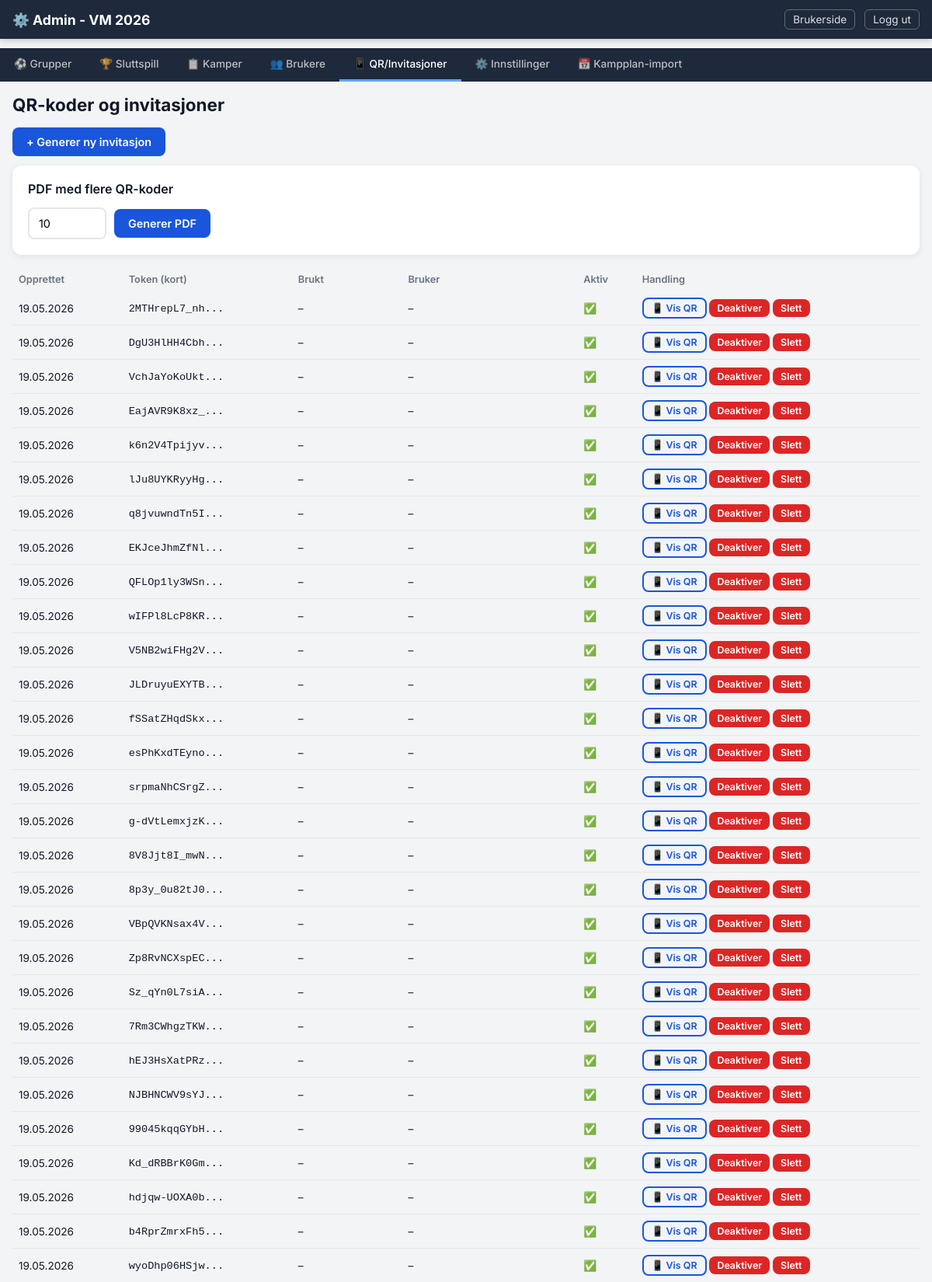
/admin/tab/qr (signed in, upper part), run on the app's committed database.
### models.py (models this page shows)
class InviteToken(db.Model):
    __tablename__ = "invite_tokens"
    id = db.Column(db.Integer, primary_key=True)
    token = db.Column(db.String(64), unique=True, nullable=False)
    created_at = db.Column(db.DateTime, default=now_utc)
    used_at = db.Column(db.DateTime, nullable=True)
    used_by_user_id = db.Column(db.Integer, db.ForeignKey("users.id"), nullable=True)
    is_active = db.Column(db.Boolean, default=True)
    used_by_user = db.relationship("User", foreign_keys=[used_by_user_id])

### routes_admin.py (the view, shortened to what this page needs)
@admin_bp.route("/tab/<tab>")
def tab(tab):
    if not admin_required():
        return redirect(url_for("admin.login"))
    groups = Group.query.order_by(Group.name).all()
    teams = Team.query.order_by(Team.name).all()
    group_matches = Match.query.filter_by(phase="group").order_by(Match.match_number).all()
    knockout_matches = Match.query.filter_by(phase="knockout").order_by(Match.match_number).all()
    all_matches = Match.query.order_by(Match.match_number).all()
    users = User.query.order_by(User.created_at.desc()).all()
    invite_tokens = InviteToken.query.order_by(InviteToken.created_at.desc()).all()
    standings_by_group = {}
    for group in groups:
        st = GroupStanding.query.filter_by(group_id=group.id).all()
        if st:
            standings_by_group[group.id] = sorted(st, key=lambda s: s.rank or 99)
    comp_settings = {s.key: s.value for s in CompetitionSetting.query.all()}
    score_settings = {s.key: s.value for s in ScoreSetting.query.all()}
    prize_summary = get_prize_pool_summary()
    scoreboard = get_scoreboard()
    return render_template("admin.html",
        active_tab=tab,
        groups=groups,
        teams=teams,
        group_matches=group_matches,
        knockout_matches=knockout_matches,
        all_matches=all_matches,
        users=users,
        invite_tokens=invite_tokens,
        standings_by_group=standings_by_group,
        comp_settings=comp_settings,
        prize_summary=prize_summary,
        score_settings=score_settings,
        default_scores=DEFAULT_SCORES,
        scoreboard=scoreboard,
    )

### models.py (called while the page is built)
    @property
    def rank(self):
        return self.manual_rank_override if self.manual_rank_override is not None else self.calculated_rank

    @classmethod
    def get(cls, key, default=None):
        row = cls.query.filter_by(key=key).first()
        return row.value if row else default

### routes_admin.py (called while the page is built)
def admin_required():
    return session.get("admin_logged_in") is True

### scoring.py (called while the page is built)
def get_prize_pool_summary():
    raw_entry_fee = CompetitionSetting.get("entry_fee", "250")
    try:
        entry_fee = int(float(raw_entry_fee))
    except (ValueError, TypeError):
        entry_fee = 250
    entry_fee = max(0, entry_fee)
    participants = User.query.filter_by(is_active=True).count()
    gross_amount = participants * entry_fee
    admin_fee_percent = 9
    net_amount = gross_amount * (100 - admin_fee_percent) / 100.0
    if net_amount <= 0:
        prize_pool = 0
    else:
        prize_pool = int(math.ceil(net_amount / 25.0) * 25)
    return {
        "entry_fee": entry_fee,
        "participants": participants,
        "gross_amount": gross_amount,
        "admin_fee_percent": admin_fee_percent,
        "net_amount": int(round(net_amount)),
        "prize_pool": prize_pool,
    }

def get_user_total_points(user_id):
    result = db.session.query(func.sum(ScoreCache.points)).filter_by(user_id=user_id).scalar()
    return result or 0

def get_scoreboard():
    users = User.query.filter_by(is_active=True).all()
    board = []
    for user in users:
        pts = get_user_total_points(user.id)
        board.append((user, pts))
    board.sort(key=lambda x: -x[1])
    result = []
    for i, (user, pts) in enumerate(board):
        result.append({"user": user, "points": pts, "rank": i + 1})
    return result

### templates/admin.html (shortened to what this page needs)
<!DOCTYPE html>
<html lang="no">
<head>
  <link rel="stylesheet" href="{{ url_for('static', filename='style.css') }}">
</head>
<body>
  <nav class="navbar admin-navbar">
    <div class="navbar-inner">
      <a href="{{ url_for('admin.tab', tab='groups') }}" class="navbar-brand">⚙️ Admin - VM 2026</a>
      <div class="navbar-links">
        <a href="{{ url_for('user.index') }}" class="nav-link-small">Brukerside</a>
        <a href="{{ url_for('admin.logout') }}" class="nav-link-small">Logg ut</a>
      </div>
    </div>
  </nav>
  <div class="admin-tab-bar">
    {% set tabs = [
      ('groups', '⚽ Grupper'),
      ('knockout', '🏆 Sluttspill'),
      ('matches', '📋 Kamper'),
      ('users', '👥 Brukere'),
      ('qr', '📱 QR/Invitasjoner'),
      ('settings', '⚙️ Innstillinger'),
      ('schedule', '📅 Kampplan-import'),
    ] %}
    {% for tab_id, tab_label in tabs %}
    <a href="{{ url_for('admin.tab', tab=tab_id) }}"
       class="admin-tab-link {% if active_tab == tab_id %}active{% endif %}">
      {{ tab_label }}
    </a>
    {% endfor %}
  </div>
  <main class="admin-main">
  {% if active_tab == 'qr' %}
  <div class="admin-section">
    <h2>QR-koder og invitasjoner</h2>
    <form method="POST" action="{{ url_for('admin.generate_invite') }}">
      <button type="submit" class="btn btn-primary">+ Generer ny invitasjon</button>
    </form>
    <div class="admin-card" style="margin-top:12px;">
      <h3>PDF med flere QR-koder</h3>
      <form method="POST" action="{{ url_for('admin.generate_invite_pdf') }}" class="inline-form">
        <input type="number" name="count" min="1" max="200" value="10" class="form-input short">
        <button type="submit" class="btn btn-primary">Generer PDF</button>
      </form>
    </div>
    <table class="admin-table">
      <thead>
        <tr><th>Opprettet</th><th>Token (kort)</th><th>Brukt</th><th>Bruker</th><th>Aktiv</th><th>Handling</th></tr>
      </thead>
      <tbody>
        {% for inv in invite_tokens %}
        <tr>
          <td>{{ inv.created_at.strftime('%d.%m.%Y') if inv.created_at else '-' }}</td>
          <td><code>{{ inv.token[:12] }}...</code></td>
          <td>{{ inv.used_at.strftime('%d.%m.%Y') if inv.used_at else '–' }}</td>
          <td>{{ inv.used_by_user.name if inv.used_by_user else '–' }}</td>
          <td>{{ '✅' if inv.is_active else '❌' }}</td>
          <td>
            <a href="{{ url_for('admin.show_qr', invite_id=inv.id) }}" class="btn btn-xs btn-outline">📱 Vis QR</a>
            {% if inv.is_active %}
            <form method="POST" action="{{ url_for('admin.deactivate_invite', invite_id=inv.id) }}" style="display:inline">
              <button type="submit" class="btn btn-xs btn-danger">Deaktiver</button>
            </form>
            {% endif %}
            <form method="POST" action="{{ url_for('admin.delete_invite', invite_id=inv.id) }}" style="display:inline" onsubmit="return confirm('Slette denne invitasjonen?')">
              <button type="submit" class="btn btn-xs btn-danger">Slett</button>
            </form>
          </td>
        </tr>
        {% endfor %}
      </tbody>
    </table>
  </div>
  {% endif %}
  </main>
</body>
</html>

### static/style.css (style rules this page uses)
:root { --primary: #1a56db; --primary-dark: #1239a6; --secondary: #6b7280; --success: #059669; --danger: #dc2626; --warning: #d97706; --bg: #f3f4f6; --card-bg: #ffffff; --text: #111827; --text-light: #6b7280; --border: #e5e7eb; --radius: 12px; --radius-sm: 8px; --shadow: 0 2px 8px rgba(0,0,0,0.08); --shadow-lg: 0 4px 24px rgba(0,0,0,0.12); --font: 'Inter', -apple-system, BlinkMacSystemFont, sans-serif; }
* { box-sizing: border-box; margin: 0; padding: 0; }
body { font-family: var(--font); background: var(--bg); color: var(--text); min-height: 100vh; }
.navbar { background: var(--primary); color: white; position: sticky; top: 0; z-index: 100; box-shadow: 0 2px 8px rgba(0,0,0,0.2); }
.admin-navbar { background: #1e293b; }
.navbar-inner { max-width: 1200px; margin: 0 auto; display: flex; justify-content: space-between; align-items: center; padding: 12px 16px; }
.navbar-brand { color: white; text-decoration: none; font-size: 1.1rem; font-weight: 700; }
.navbar-links { display: flex; gap: 12px; }
.nav-link-small { color: rgba(255,255,255,0.85); text-decoration: none; font-size: 0.85rem; padding: 4px 10px; border: 1px solid rgba(255,255,255,0.3); border-radius: 6px; transition: background 0.2s; }
.admin-tab-bar { display: flex; background: #1e293b; overflow-x: auto; scrollbar-width: none; position: sticky; top: 52px; z-index: 90; }
.admin-tab-link { padding: 12px 18px; color: rgba(255,255,255,0.7); text-decoration: none; font-size: 0.85rem; font-weight: 500; white-space: nowrap; border-bottom: 3px solid transparent; transition: all 0.2s; }
.admin-tab-link.active { color: white; border-bottom-color: #60a5fa; }
main { max-width: 1200px; margin: 0 auto; padding: 16px; }
.admin-main { max-width: 1200px; margin: 0 auto; padding: 16px; }
.admin-card, .stats-card, .breakdown-card, .scoreboard-card { background: var(--card-bg); border-radius: var(--radius); padding: 20px; margin-bottom: 16px; box-shadow: var(--shadow); }
.admin-card h3, .stats-card h3, .breakdown-card h3, .scoreboard-card h3 { font-size: 1rem; font-weight: 600; margin-bottom: 14px; color: var(--text); }
.form-input { padding: 10px 12px; border: 2px solid var(--border); border-radius: var(--radius-sm); font-size: 0.9rem; font-family: var(--font); transition: border-color 0.2s; background: white; }
.form-input.short { max-width: 120px; }
.inline-form { display: flex; align-items: center; gap: 10px; flex-wrap: wrap; }
.btn { padding: 10px 18px; border: none; border-radius: var(--radius-sm); font-size: 0.9rem; font-weight: 600; cursor: pointer; text-decoration: none; display: inline-block; transition: all 0.2s; font-family: var(--font); }
.btn-primary { background: var(--primary); color: white; }
.btn-outline { background: transparent; color: var(--primary); border: 2px solid var(--primary); }
.btn-danger { background: var(--danger); color: white; }
.btn-xs { padding: 4px 10px; font-size: 0.78rem; }
.admin-section h2 { font-size: 1.4rem; font-weight: 700; margin-bottom: 16px; }
.admin-table { width: 100%; border-collapse: collapse; font-size: 0.85rem; }
.admin-table th { background: var(--bg); padding: 8px; text-align: left; font-weight: 600; font-size: 0.8rem; color: var(--text-light); }
.admin-table td { padding: 8px; border-bottom: 1px solid var(--border); }

### data on the page
InviteToken: created_at "19.05.2026", token "2MTHrepL7_nh", used_at "–", used_by_user "–", is_active "✅"
InviteToken: created_at "19.05.2026", token "DgU3HlHH4Cbh", used_at "–", used_by_user "–", is_active "✅"
InviteToken: created_at "19.05.2026", token "VchJaYoKoUkt", used_at "–", used_by_user "–", is_active "✅"
InviteToken: created_at "19.05.2026", token "EajAVR9K8xz_", used_at "–", used_by_user "–", is_active "✅"
InviteToken: created_at "19.05.2026", token "k6n2V4Tpijyv", used_at "–", used_by_user "–", is_active "✅"
InviteToken: created_at "19.05.2026", token "lJu8UYKRyyHg", used_at "–", used_by_user "–", is_active "✅"
InviteToken: created_at "19.05.2026", token "q8jvuwndTn5I", used_at "–", used_by_user "–", is_active "✅"
InviteToken: created_at "19.05.2026", token "EKJceJhmZfNl", used_at "–", used_by_user "–", is_active "✅"
InviteToken: created_at "19.05.2026", token "QFLOp1ly3WSn", used_at "–", used_by_user "–", is_active "✅"
InviteToken: created_at "19.05.2026", token "wIFPl8LcP8KR", used_at "–", used_by_user "–", is_active "✅"
InviteToken: created_at "19.05.2026", token "V5NB2wiFHg2V", used_at "–", used_by_user "–", is_active "✅"
InviteToken: created_at "19.05.2026", token "JLDruyuEXYTB", used_at "–", used_by_user "–", is_active "✅"
InviteToken: created_at "19.05.2026", token "fSSatZHqdSkx", used_at "–", used_by_user "–", is_active "✅"
InviteToken: created_at "19.05.2026", token "esPhKxdTEyno", used_at "–", used_by_user "–", is_active "✅"
InviteToken: created_at "19.05.2026", token "srpmaNhCSrgZ", used_at "–", used_by_user "–", is_active "✅"
InviteToken: created_at "19.05.2026", token "g-dVtLemxjzK", used_at "–", used_by_user "–", is_active "✅"
InviteToken: created_at "19.05.2026", token "8V8Jjt8I_mwN", used_at "–", used_by_user "–", is_active "✅"
InviteToken: created_at "19.05.2026", token "8p3y_0u82tJ0", used_at "–", used_by_user "–", is_active "✅"
InviteToken: created_at "19.05.2026", token "VBpQVKNsax4V", used_at "–", used_by_user "–", is_active "✅"
InviteToken: created_at "19.05.2026", token "Zp8RvNCXspEC", used_at "–", used_by_user "–", is_active "✅"
InviteToken: created_at "19.05.2026", token "Sz_qYn0L7siA", used_at "–", used_by_user "–", is_active "✅"
InviteToken: created_at "19.05.2026", token "7Rm3CWhgzTKW", used_at "–", used_by_user "–", is_active "✅"
InviteToken: created_at "19.05.2026", token "hEJ3HsXatPRz", used_at "–", used_by_user "–", is_active "✅"
InviteToken: created_at "19.05.2026", token "NJBHNCWV9sYJ", used_at "–", used_by_user "–", is_active "✅"
InviteToken: created_at "19.05.2026", token "99045kqqGYbH", used_at "–", used_by_user "–", is_active "✅"
InviteToken: created_at "19.05.2026", token "Kd_dRBBrK0Gm", used_at "–", used_by_user "–", is_active "✅"
InviteToken: created_at "19.05.2026", token "hdjqw-UOXA0b", used_at "–", used_by_user "–", is_active "✅"
InviteToken: created_at "19.05.2026", token "b4RprZmrxFh5", used_at "–", used_by_user "–", is_active "✅"
InviteToken: created_at "19.05.2026", token "wyoDhp06HSjw", used_at "–", used_by_user "–", is_active "✅"

### other printed values
{{ tab_label }} "⚽ Grupper" "🏆 Sluttspill" "📋 Kamper" "👥 Brukere" "📱 QR/Invitasjoner" "⚙️ Innstillinger" "📅 Kampplan-import"
